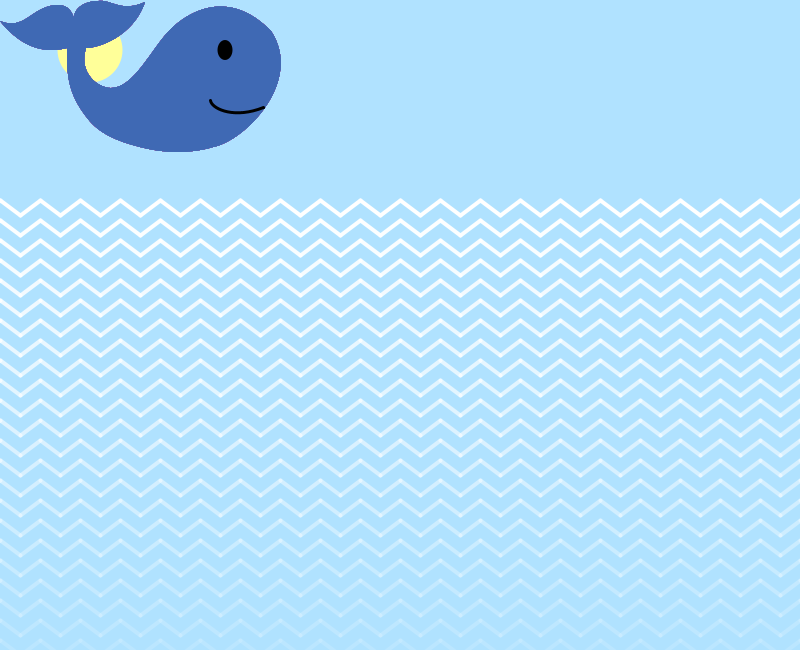
Frame 1 (no input)
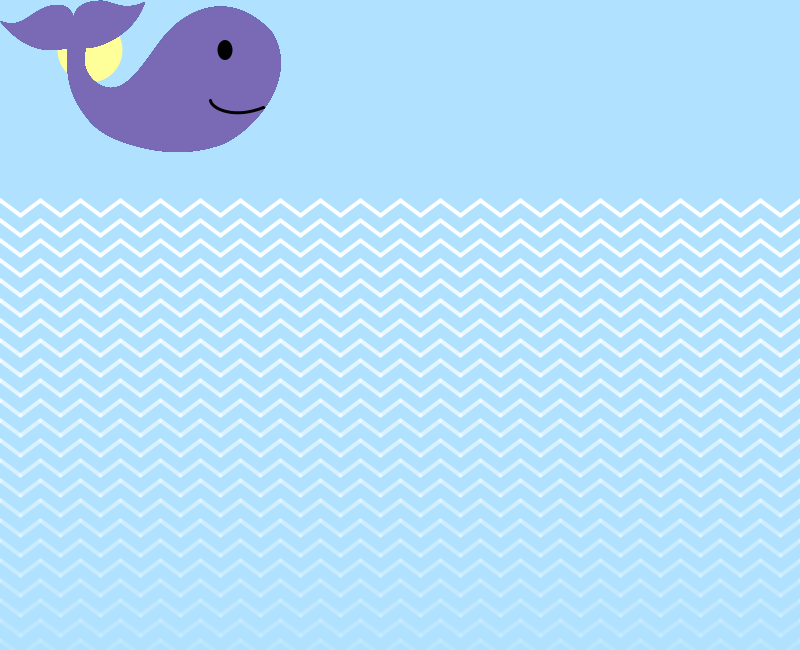
Frame 60 (the mouse pressed at the canvas centre just before this capture)
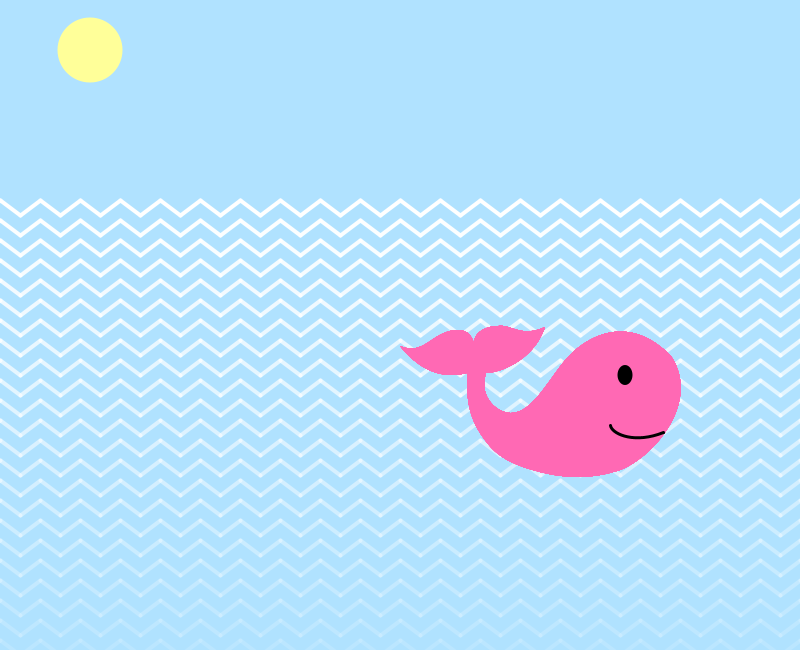
Frame 120 (the mouse held since frame 60 and released just before this capture)

The Processing sketch that drew these frames (run headless with seeded random() and noise(); from frame 60 on, the mouse is pressed at the canvas centre):

// Processing sketch: processing_118989
// ── processing_118989.pde

float r=255;
float g=105;
float b=180;

void setup(){
  // setup only run once
  size(800,650);
  smooth();
  
}

void draw(){
  
  background(176,  226,  255);
  smooth();
  
  //sun
  noStroke();
  fill(255, 255, 153);
  ellipse(90, 50, 65, 65);
  
 //waves
 // all lines of waves
  // j < 25 for 25 waves
  for (int j=0; j < 25; j+= 1) {
  
    // one line of waves
    for (int i=0; i < 900; i+= 40){
      stroke(255,255-j*10);
      noFill();
      strokeWeight(4);
      strokeCap(ROUND);
      line(i,200 + (j*20),i+20,215 + (j*20));
      line(i-20, 215 + (j*20),i,200 + (j*20));
    }
    
  //whale
  //body
  //fill(193,205,193);
  smooth();
  fill(r,g,b);
  
  //flashing
  if(mouseY > 150){
   r=r+2;
} else {
  r=r-4;
 
if (r>255){
  r=255;
} else if (r<0){
r=150;
}
}
  
  
  //blue/pink
  if(mouseX > width/3){
   r=r+2;
} else {
  r=r-4;
 
if (r>255){
  r=255;
} else if (r<0){
r=0;
}

}
  noStroke();
  beginShape();
  vertex( mouseX+271 , mouseY+31 );
        bezierVertex( mouseX+304 , mouseY+81 , mouseX+245 , mouseY+141 , mouseX+213 , mouseY+147);
        bezierVertex( mouseX+213 , mouseY+147 , mouseX+182 , mouseY+158 , mouseX+140 , mouseY+147);
        bezierVertex( mouseX+116 , mouseY+141 , mouseX+99 , mouseY+133 , mouseX+88 , mouseY+119);
        bezierVertex( mouseX+67 , mouseY+93 , mouseX+67 , mouseY+74 , mouseX+67 , mouseY+48);
        bezierVertex( mouseX+39 , mouseY+55 , mouseX+18 , mouseY+43 , mouseX , mouseY+21);
        bezierVertex( mouseX+25 , mouseY+31 , mouseX+31 , mouseY+7 , mouseX+56 , mouseY+5);
        bezierVertex( mouseX+65 , mouseY+5 , mouseX+70 , mouseY+7 , mouseX+74 , mouseY+18);
        bezierVertex( mouseX+74 , mouseY+8 , mouseX+85 , mouseY+1 , mouseX+98 , mouseY+1);
        bezierVertex( mouseX+111 , mouseY-1 , mouseX+121 , mouseY+13 , mouseX+145 , mouseY+2);
        bezierVertex( mouseX+133 , mouseY+37 , mouseX+98 , mouseY+48 , mouseX+86 , mouseY+48);
        bezierVertex( mouseX+78 , mouseY+73 , mouseX+98 , mouseY+88 , mouseX+111 , mouseY+88);
        bezierVertex( mouseX+134 , mouseY+88 , mouseX+152 , mouseY+48 , mouseX+169 , mouseY+31);
        bezierVertex( mouseX+169 , mouseY+31 , mouseX+217 , mouseY-24 , mouseX+271 , mouseY+31);
        endShape(CLOSE);
        
   //mouth     
   beginShape();
   noFill();
   strokeWeight(3);
   stroke(0);
   strokeCap(ROUND);
    vertex( mouseX+263 , mouseY+107 );
        bezierVertex(mouseX+ 233 , mouseY+119 , mouseX+211 , mouseY+108 , mouseX+210 , mouseY+100);
    endShape();
    
    //eye
    fill(0);
    noStroke();
    ellipse(mouseX+225, mouseY+50, 15, 20);  
  
}

  
 //bubbles
  if (mouseY > 350){
   noStroke();
   fill(0, 197, 204);
   ellipse(mouseX+230, mouseY-60, 15, 15);
   ellipse(mouseX+260, mouseY-40, 10, 10);
   ellipse(mouseX+275, mouseY-110, 20, 20);
   ellipse(mouseX+230, mouseY-70, 12, 12);
   ellipse(mouseX+245, mouseY-30, 15, 15);
   // do this if it's true
 }
  }
